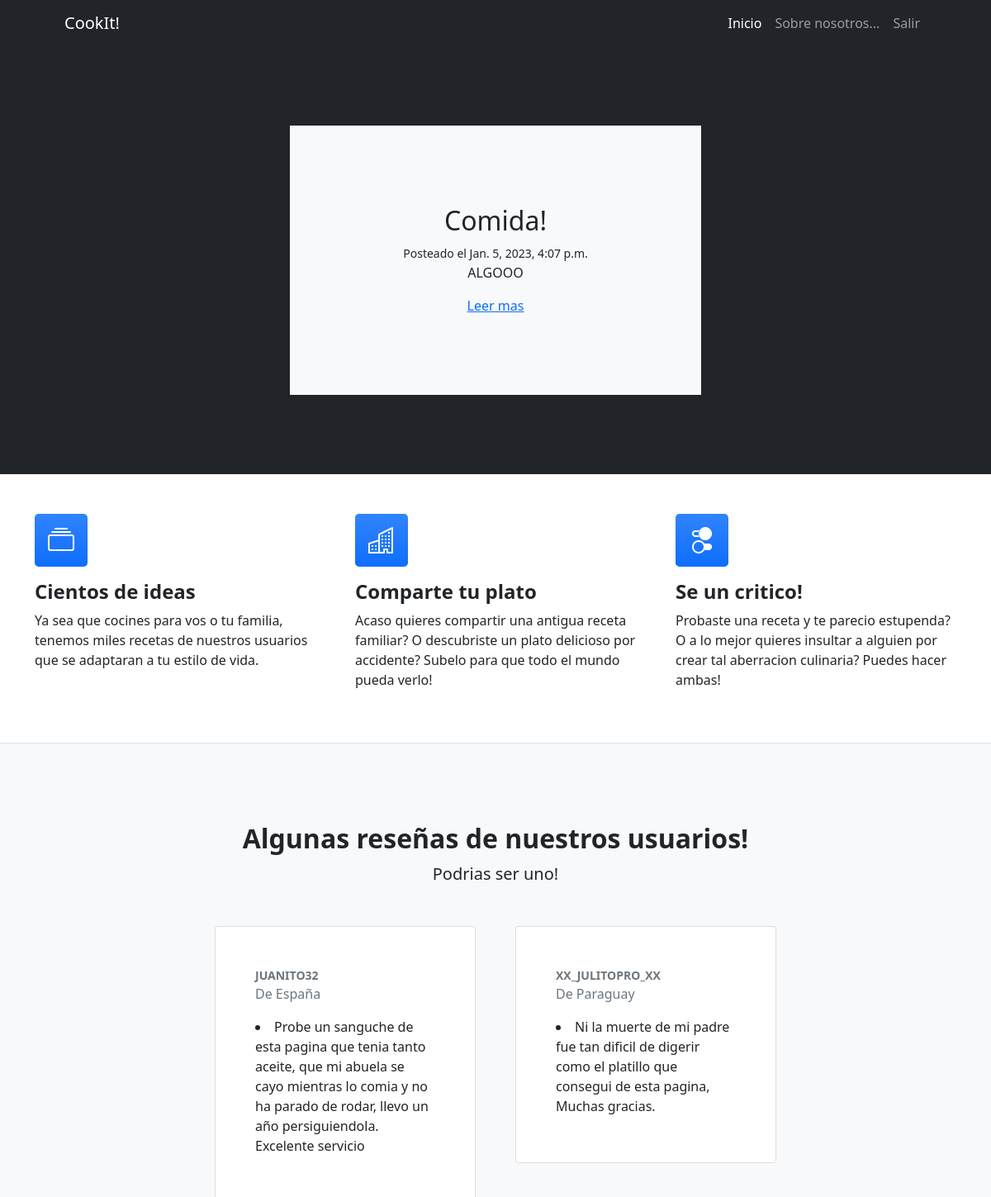
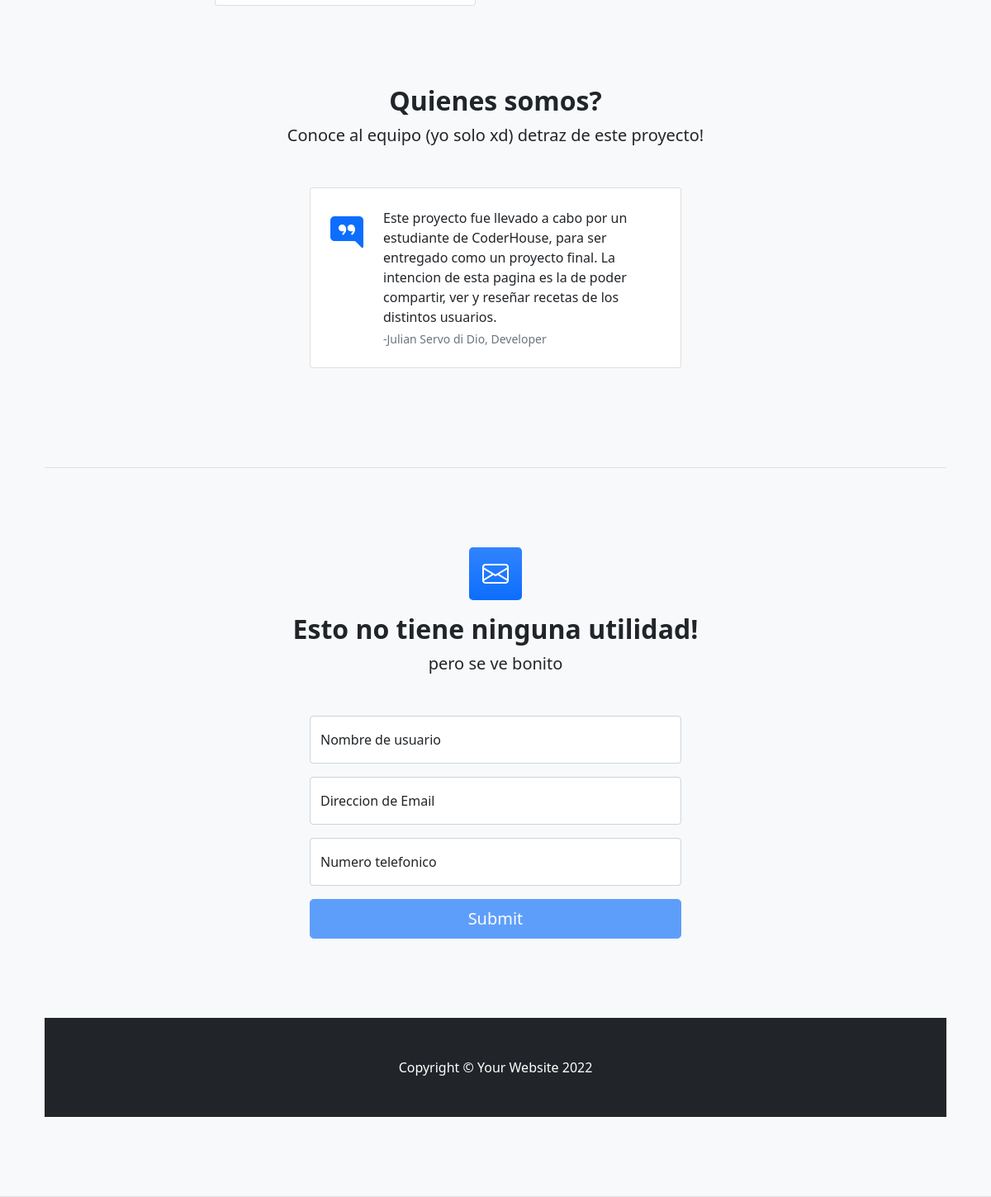
/blogs/ (signed in), run on the app's committed database (2 pictures, top to bottom).
### AppPagina/models.py (models this page shows)
class Post(models.Model):
    titulo = models.CharField(max_length=255)
    slug = models.SlugField()
    intro =  models.TextField()
    cuerpo = models.TextField()
    date_added = models.DateTimeField(auto_now_add=True)
    class Meta:
        ordering = ["-date_added"]

### AppPagina/views.py (the view)
# urls.py: path("blogs/", blogs, name="blogs"),
def blogs(request):
    posts = Post.objects.all()
    return render(request, "AppPagina/blogs.html", {"posteos": posts})

### AppPagina/templates/AppPagina/blogs.html (shortened to what this page needs)
{% extends "AppPagina/padre.html" %}
{% load static %}
                            {% block titulo %}
                            <section class="bg-light py-5" id="accounts/signup">
                                <div class="container px-5 my-5 px-5">
                                    <div class="text-center mb-5">
                                        {% block contenido %}
                                            {% for post in posteos %}
                                        <div class="post block">
                                            <h2 class="subtitle"> {{ post.titulo }} </h2>
                                            <small>Posteado el {{ post.date_added }} </small>
                                            <p>{{ post.intro }}</p>
                                            <a href="{% url 'leer_mas' post.slug %}">Leer mas</a>
                                        </div>
                                            {% endfor %}
                                        {% endblock %}
                                    </div>
                                 </div>
                            </section>
                        </div>
                    </div>
                </div>
            </div>
        </header>
                            {% endblock %}

### data on the page
Post: titulo "Comida!", date_added "Jan. 5, 2023, 4:07 p.m.", intro "ALGOOO"
